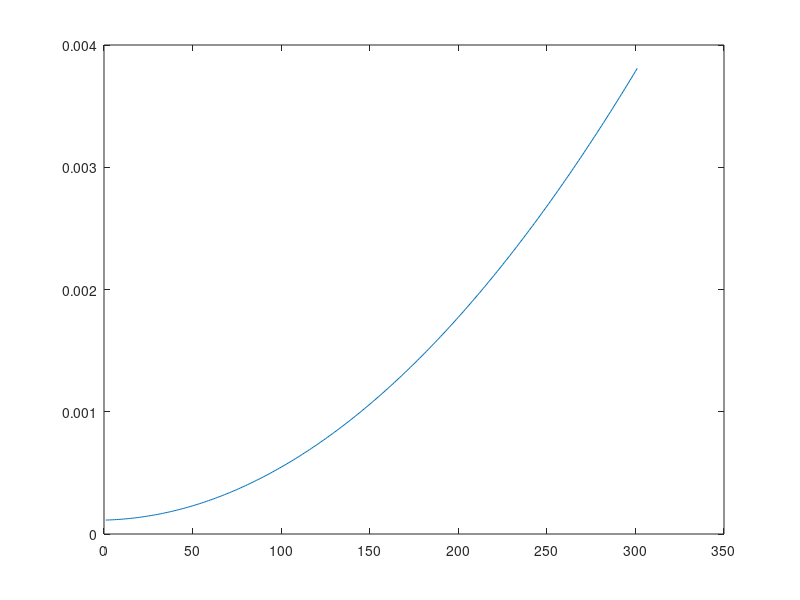

The MATLAB source for this figure:
clc;

R_e = 6.4;
R_s = 70;
L_e = 0.051E-6;
B_l = 10.8;
M_m = 13.3E-3;
K_m = 935;
R_m = 0.5;
S_m = 201E-4;
d = 1;
c = 340;
rho = 1;
i_max = 50E-3;


% L_e * di + (R_e + R_s)* i = u - B_l *dx
% M_m * dx2 + R_m * dx + K_m * x = B_l * i
% p = (rho * S_m)/(2*pi*d) *dx2 * delta(t - d / c)
% 
% M_m * s^2 * x + R_m * s*x + K_m * x = B_l * i

%% equation 2
numerator2 = [B_l];
denominator2 = [M_m, R_m, K_m];
% xHi = tf(numerator, denominator)
% dt= 1E-4
% t = [0:dt:0.03];
% xhi = impulse(xHi,t);
% figure(1)
% clf;
% subplot(2,1,1);
% hold on;
% plot(t,xhi)


%% equation 1
% L_e * di + (R_e + R_s)* i = u - B_l *dx

% L_e * s* I + (R_e + R_s)* I = u - B_l *s *X
% X = (xHi) * I
% L_e * s* I + (R_e + R_s)* I = u - B_l *s *(xHi) * I

% L_e * s* I + (R_e + R_s)* I + B_l *s *(xHi) * I = u 
%I/U = 1/ ( L_e * s + (R_e + R_s) + B_l *s *(xHi))

numerator = [denominator2];
denominator = [L_e*denominator2 + B_l*numerator2, R_e + R_s];
iHu = tf(numerator, denominator)
dt= 1E-4
t = [0:dt:0.03];
ihu = impulse(iHu,t);
figure(1)
clf;
% subplot(2,1,1);
% hold on;
plot(ihu)
% u = zeros(1,length(t));
% u(1,1:0.01/dt) = 3.3;
% plot(t,u);
% 
% subplot(2,1,2);
% con = conv(u, xhi, 'same')
% plot(t,con)
